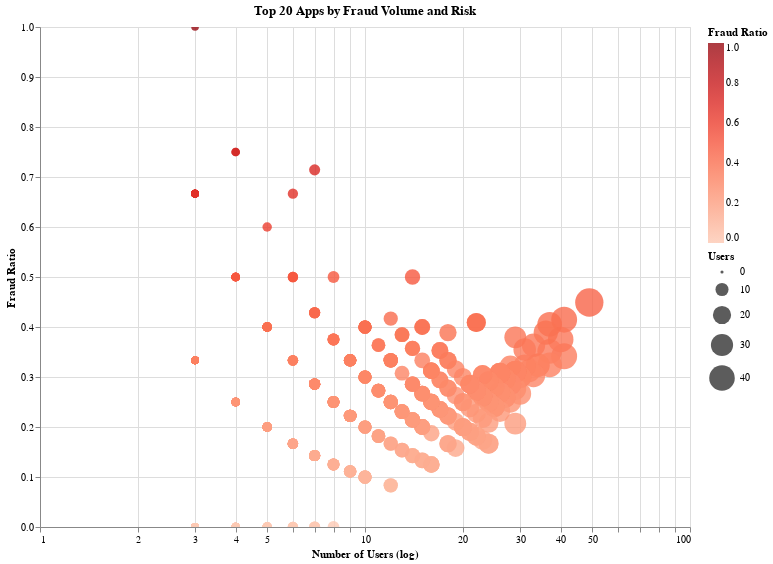
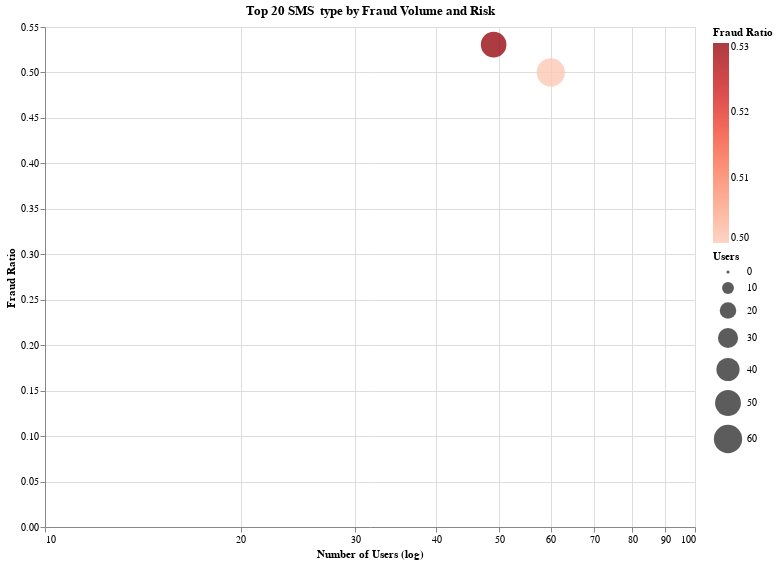
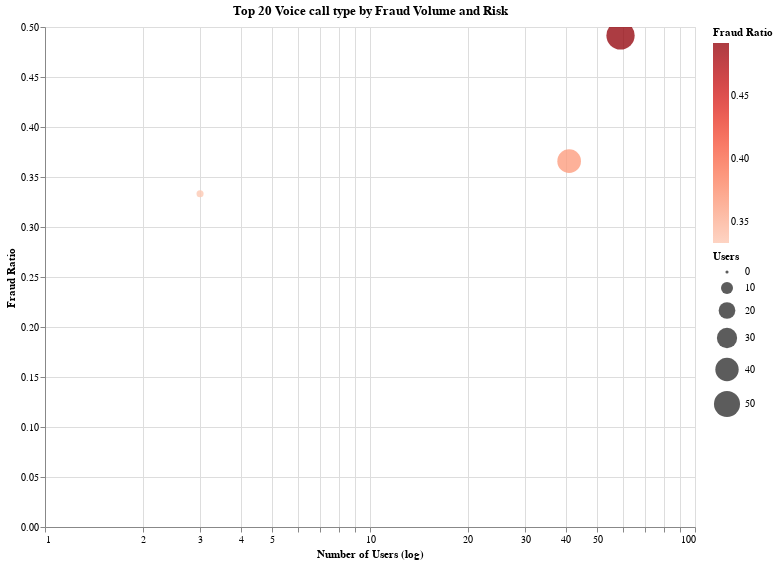
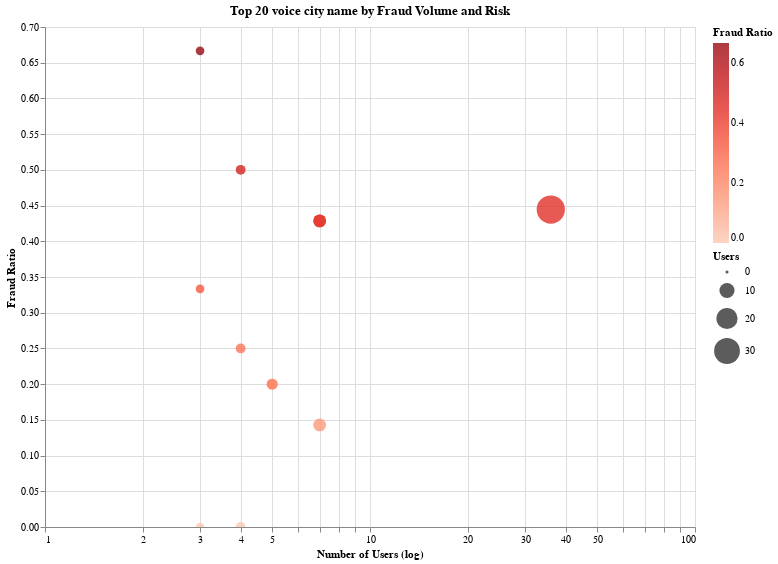

Notebook cell for these charts, in order:
### Markdown cell above
###Distribution

### Code cell
plot_fraud_distribution(data_raw_labeled, "app", "busi_name", size_field="users", color_field="fraud_ratio", title="Top 20 Apps by Fraud Volume and Risk")
plot_fraud_distribution(data_raw_labeled, "sms", "calltype_id", size_field="users", color_field="fraud_ratio", title="Top 20 SMS  type by Fraud Volume and Risk")
plot_fraud_distribution(data_raw_labeled, "voc", "calltype_id", size_field="users", color_field="fraud_ratio", title="Top 20 Voice call type by Fraud Volume and Risk")
plot_fraud_distribution(data_raw_labeled, "voc", "city_name", size_field="users", color_field="fraud_ratio", title="Top 20 voice city name by Fraud Volume and Risk")

### Figure 1 — Vega specification as saved in the notebook (floating-point values rounded to 4 significant figures; data arrays with more than 128 entries replaced by an {"elided": "..."} marker saying what was removed)
{"$schema": "https://vega.github.io/schema/vega/v5.json", "data": [{"name": "param_6_store"}, {"name": "source_0", "values": {"elided": "582 records"}}, {"name": "source_0_y_domain_fraud_ratio", "values": [{"min": 0.0, "max": 1.0}]}, {"name": "source_0_color_domain_fraud_ratio", "values": [{"min": 0.0, "max": 1.0}]}, {"name": "source_0_size_domain_users", "values": [{"min": 3, "max": 49}]}], "signals": [{"name": "unit", "value": {}, "on": [{"events": "pointermove", "update": "isTuple(group()) ? group() : unit"}]}, {"name": "param_6", "update": "vlSelectionResolve(\"param_6_store\", \"union\")"}, {"name": "param_6_users", "on": [{"events": [{"source": "view", "type": "dblclick"}], "update": "null"}, {"events": {"signal": "param_6_translate_delta"}, "update": "panLog(param_6_translate_anchor.extent_x, -param_6_translate_delta.x / width)"}, {"events": {"signal": "param_6_zoom_delta"}, "update": "zoomLog(domain(\"x\"), param_6_zoom_anchor.x, param_6_zoom_delta)"}]}, {"name": "param_6_fraud_ratio", "on": [{"events": [{"source": "view", "type": "dblclick"}], "update": "null"}, {"events": {"signal": "param_6_translate_delta"}, "update": "panLinear(param_6_translate_anchor.extent_y, param_6_translate_delta.y / height)"}, {"events": {"signal": "param_6_zoom_delta"}, "update": "zoomLinear(domain(\"y\"), param_6_zoom_anchor.y, param_6_zoom_delta)"}]}, {"name": "param_6_tuple", "on": [{"events": [{"signal": "param_6_users || param_6_fraud_ratio"}], "update": "param_6_users && param_6_fraud_ratio ? {unit: \"\", fields: param_6_tuple_fields, values: [param_6_users,param_6_fraud_ratio]} : null"}]}, {"name": "param_6_tuple_fields", "value": [{"field": "users", "channel": "x", "type": "R"}, {"field": "fraud_ratio", "channel": "y", "type": "R"}]}, {"name": "param_6_translate_anchor", "value": {}, "on": [{"events": [{"source": "scope", "type": "pointerdown"}], "update": "{x: x(unit), y: y(unit), extent_x: domain(\"x\"), extent_y: domain(\"y\")}"}]}, {"name": "param_6_translate_delta", "value": {}, "on": [{"events": [{"source": "window", "between": [{"source": "scope", "type": "pointerdown"}, {"source": "window", "type": "pointerup"}], "consume": true, "type": "pointermove"}], "update": "{x: param_6_translate_anchor.x - x(unit), y: param_6_translate_anchor.y - y(unit)}"}]}, {"name": "param_6_zoom_anchor", "on": [{"events": [{"source": "scope", "type": "wheel", "consume": true}], "update": "{x: invert(\"x\", x(unit)), y: invert(\"y\", y(unit))}"}]}, {"name": "param_6_zoom_delta", "on": [{"events": [{"source": "scope", "type": "wheel", "consume": true}], "update": "pow(1.001, event.deltaY * pow(16, event.deltaMode))", "force": true}]}, {"name": "param_6_modify", "on": [{"events": {"signal": "param_6_tuple"}, "update": "modify(\"param_6_store\", param_6_tuple, true)"}]}], "marks": [{"type": "symbol", "name": "marks", "from": {"data": "source_0"}, "encode": {"update": {"shape": {"value": "circle"}, "fill": {"field": "fraud_ratio", "scale": "color"}, "x": {"field": "users", "scale": "x"}, "size": {"field": "users", "scale": "size"}, "tooltip": {"signal": "{\"busi_name\": isValid(datum[\"busi_name\"]) ? datum[\"busi_name\"] : \"\"+datum[\"busi_name\"], \"users\": format(datum[\"users\"], \"\"), \"fraud_users\": format(datum[\"fraud_users\"], \"\"), \"fraud_ratio\": format(datum[\"fraud_ratio\"], \"\")}"}, "opacity": {"value": 0.8}, "y": {"field": "fraud_ratio", "scale": "y"}}}, "style": ["circle"], "interactive": true, "clip": true}], "scales": [{"name": "x", "type": "log", "domain": {"data": "source_0", "field": "users"}, "range": [0, {"signal": "width"}], "domainRaw": {"signal": "param_6[\"users\"]"}, "nice": true}, {"name": "y", "type": "linear", "domain": [{"signal": "(data(\"source_0_y_domain_fraud_ratio\")[0] || {}).min"}, {"signal": "(data(\"source_0_y_domain_fraud_ratio\")[0] || {}).max"}], "range": [{"signal": "height"}, 0], "nice": true, "domainRaw": {"signal": "param_6[\"fraud_ratio\"]"}, "zero": true}, {"name": "color", "type": "linear", "domain": [{"signal": "(data(\"source_0_color_domain_fraud_ratio\")[0] || {}).min"}, {"signal": "(data(\"source_0_color_domain_fraud_ratio\")[0] || {}).max"}], "range": {"scheme": "reds"}, "zero": false, "interpolate": "hcl"}, {"name": "size", "type": "linear", "domain": [{"signal": "(data(\"source_0_size_domain_users\")[0] || {}).min"}, {"signal": "(data(\"source_0_size_domain_users\")[0] || {}).max"}], "range": [10, 800], "zero": true}], "axes": [{"scale": "x", "minExtent": 0, "labels": false, "domain": false, "aria": false, "maxExtent": 0, "orient": "bottom", "zindex": 0, "grid": true, "ticks": false, "gridScale": "y"}, {"scale": "y", "grid": true, "domain": false, "gridScale": "x", "zindex": 0, "maxExtent": 0, "tickCount": {"signal": "ceil(height/40)"}, "aria": false, "ticks": false, "labels": false, "minExtent": 0, "orient": "left"}, {"scale": "x", "title": "Number of Users (log)", "labelOverlap": "greedy", "grid": false, "zindex": 0, "labelFlush": true, "orient": "bottom"}, {"scale": "y", "tickCount": {"signal": "ceil(height/40)"}, "zindex": 0, "orient": "left", "title": "Fraud Ratio", "grid": false, "labelOverlap": true}], "title": {"text": "Top 20 Apps by Fraud Volume and Risk", "frame": "group"}, "padding": 5, "background": "white", "width": 650, "height": 500, "style": "cell", "legends": [{"title": "Fraud Ratio", "fill": "color", "gradientLength": {"signal": "clamp(height, 64, 200)"}, "encode": {"gradient": {"update": {"opacity": {"value": 0.8}}}}}, {"title": "Users", "size": "size", "symbolType": "circle", "encode": {"symbols": {"update": {"fill": {"value": "black"}, "fillOpacity": {"value": 0.8}, "opacity": {"value": 0.8}, "stroke": {"value": "transparent"}}}}}]}

### Figure 2 — Vega specification as saved in the notebook (floating-point values rounded to 4 significant figures)
{"$schema": "https://vega.github.io/schema/vega/v5.json", "data": [{"name": "param_7_store"}, {"name": "source_0", "values": [{"calltype_id": 2, "fraud_ratio": 0.5, "fraud_users": 30, "users": 60}, {"calltype_id": 1, "fraud_ratio": 0.5306, "fraud_users": 26, "users": 49}]}, {"name": "source_0_y_domain_fraud_ratio", "values": [{"min": 0.5, "max": 0.5306}]}, {"name": "source_0_color_domain_fraud_ratio", "values": [{"min": 0.5, "max": 0.5306}]}, {"name": "source_0_size_domain_users", "values": [{"min": 49, "max": 60}]}], "signals": [{"name": "unit", "value": {}, "on": [{"events": "pointermove", "update": "isTuple(group()) ? group() : unit"}]}, {"name": "param_7", "update": "vlSelectionResolve(\"param_7_store\", \"union\")"}, {"name": "param_7_users", "on": [{"events": [{"source": "view", "type": "dblclick"}], "update": "null"}, {"events": {"signal": "param_7_translate_delta"}, "update": "panLog(param_7_translate_anchor.extent_x, -param_7_translate_delta.x / width)"}, {"events": {"signal": "param_7_zoom_delta"}, "update": "zoomLog(domain(\"x\"), param_7_zoom_anchor.x, param_7_zoom_delta)"}]}, {"name": "param_7_fraud_ratio", "on": [{"events": [{"source": "view", "type": "dblclick"}], "update": "null"}, {"events": {"signal": "param_7_translate_delta"}, "update": "panLinear(param_7_translate_anchor.extent_y, param_7_translate_delta.y / height)"}, {"events": {"signal": "param_7_zoom_delta"}, "update": "zoomLinear(domain(\"y\"), param_7_zoom_anchor.y, param_7_zoom_delta)"}]}, {"name": "param_7_tuple", "on": [{"events": [{"signal": "param_7_users || param_7_fraud_ratio"}], "update": "param_7_users && param_7_fraud_ratio ? {unit: \"\", fields: param_7_tuple_fields, values: [param_7_users,param_7_fraud_ratio]} : null"}]}, {"name": "param_7_tuple_fields", "value": [{"field": "users", "channel": "x", "type": "R"}, {"field": "fraud_ratio", "channel": "y", "type": "R"}]}, {"name": "param_7_translate_anchor", "value": {}, "on": [{"events": [{"source": "scope", "type": "pointerdown"}], "update": "{x: x(unit), y: y(unit), extent_x: domain(\"x\"), extent_y: domain(\"y\")}"}]}, {"name": "param_7_translate_delta", "value": {}, "on": [{"events": [{"source": "window", "between": [{"source": "scope", "type": "pointerdown"}, {"source": "window", "type": "pointerup"}], "consume": true, "type": "pointermove"}], "update": "{x: param_7_translate_anchor.x - x(unit), y: param_7_translate_anchor.y - y(unit)}"}]}, {"name": "param_7_zoom_anchor", "on": [{"events": [{"source": "scope", "type": "wheel", "consume": true}], "update": "{x: invert(\"x\", x(unit)), y: invert(\"y\", y(unit))}"}]}, {"name": "param_7_zoom_delta", "on": [{"events": [{"source": "scope", "consume": true, "type": "wheel"}], "update": "pow(1.001, event.deltaY * pow(16, event.deltaMode))", "force": true}]}, {"name": "param_7_modify", "on": [{"events": {"signal": "param_7_tuple"}, "update": "modify(\"param_7_store\", param_7_tuple, true)"}]}], "marks": [{"type": "symbol", "name": "marks", "from": {"data": "source_0"}, "encode": {"update": {"opacity": {"value": 0.8}, "tooltip": {"signal": "{\"calltype_id\": format(datum[\"calltype_id\"], \"\"), \"users\": format(datum[\"users\"], \"\"), \"fraud_users\": format(datum[\"fraud_users\"], \"\"), \"fraud_ratio\": format(datum[\"fraud_ratio\"], \"\")}"}, "x": {"field": "users", "scale": "x"}, "y": {"field": "fraud_ratio", "scale": "y"}, "size": {"field": "users", "scale": "size"}, "shape": {"value": "circle"}, "fill": {"field": "fraud_ratio", "scale": "color"}}}, "style": ["circle"], "interactive": true, "clip": true}], "scales": [{"name": "x", "type": "log", "domain": {"data": "source_0", "field": "users"}, "range": [0, {"signal": "width"}], "nice": true, "domainRaw": {"signal": "param_7[\"users\"]"}}, {"name": "y", "type": "linear", "domain": [{"signal": "(data(\"source_0_y_domain_fraud_ratio\")[0] || {}).min"}, {"signal": "(data(\"source_0_y_domain_fraud_ratio\")[0] || {}).max"}], "range": [{"signal": "height"}, 0], "zero": true, "nice": true, "domainRaw": {"signal": "param_7[\"fraud_ratio\"]"}}, {"name": "color", "type": "linear", "domain": [{"signal": "(data(\"source_0_color_domain_fraud_ratio\")[0] || {}).min"}, {"signal": "(data(\"source_0_color_domain_fraud_ratio\")[0] || {}).max"}], "range": {"scheme": "reds"}, "interpolate": "hcl", "zero": false}, {"name": "size", "type": "linear", "domain": [{"signal": "(data(\"source_0_size_domain_users\")[0] || {}).min"}, {"signal": "(data(\"source_0_size_domain_users\")[0] || {}).max"}], "range": [10, 800], "zero": true}], "axes": [{"scale": "x", "labels": false, "minExtent": 0, "zindex": 0, "grid": true, "orient": "bottom", "gridScale": "y", "ticks": false, "maxExtent": 0, "domain": false, "aria": false}, {"scale": "y", "tickCount": {"signal": "ceil(height/40)"}, "domain": false, "orient": "left", "gridScale": "x", "labels": false, "maxExtent": 0, "aria": false, "minExtent": 0, "zindex": 0, "grid": true, "ticks": false}, {"scale": "x", "grid": false, "zindex": 0, "orient": "bottom", "title": "Number of Users (log)", "labelFlush": true, "labelOverlap": "greedy"}, {"scale": "y", "orient": "left", "tickCount": {"signal": "ceil(height/40)"}, "zindex": 0, "grid": false, "title": "Fraud Ratio", "labelOverlap": true}], "title": {"text": "Top 20 SMS  type by Fraud Volume and Risk", "frame": "group"}, "width": 650, "legends": [{"title": "Fraud Ratio", "fill": "color", "gradientLength": {"signal": "clamp(height, 64, 200)"}, "encode": {"gradient": {"update": {"opacity": {"value": 0.8}}}}}, {"title": "Users", "size": "size", "symbolType": "circle", "encode": {"symbols": {"update": {"fill": {"value": "black"}, "fillOpacity": {"value": 0.8}, "opacity": {"value": 0.8}, "stroke": {"value": "transparent"}}}}}], "padding": 5, "height": 500, "style": "cell", "background": "white"}

### Figure 3 — Vega specification as saved in the notebook (floating-point values rounded to 4 significant figures)
{"$schema": "https://vega.github.io/schema/vega/v5.json", "data": [{"name": "param_8_store"}, {"name": "source_0", "values": [{"calltype_id": 1, "fraud_ratio": 0.4915, "fraud_users": 29, "users": 59}, {"calltype_id": 2, "fraud_ratio": 0.3659, "fraud_users": 15, "users": 41}, {"calltype_id": 3, "fraud_ratio": 0.3333, "fraud_users": 1, "users": 3}]}, {"name": "source_0_y_domain_fraud_ratio", "values": [{"min": 0.3333, "max": 0.4915}]}, {"name": "source_0_color_domain_fraud_ratio", "values": [{"min": 0.3333, "max": 0.4915}]}, {"name": "source_0_size_domain_users", "values": [{"min": 3, "max": 59}]}], "signals": [{"name": "unit", "value": {}, "on": [{"events": "pointermove", "update": "isTuple(group()) ? group() : unit"}]}, {"name": "param_8", "update": "vlSelectionResolve(\"param_8_store\", \"union\")"}, {"name": "param_8_users", "on": [{"events": [{"source": "view", "type": "dblclick"}], "update": "null"}, {"events": {"signal": "param_8_translate_delta"}, "update": "panLog(param_8_translate_anchor.extent_x, -param_8_translate_delta.x / width)"}, {"events": {"signal": "param_8_zoom_delta"}, "update": "zoomLog(domain(\"x\"), param_8_zoom_anchor.x, param_8_zoom_delta)"}]}, {"name": "param_8_fraud_ratio", "on": [{"events": [{"source": "view", "type": "dblclick"}], "update": "null"}, {"events": {"signal": "param_8_translate_delta"}, "update": "panLinear(param_8_translate_anchor.extent_y, param_8_translate_delta.y / height)"}, {"events": {"signal": "param_8_zoom_delta"}, "update": "zoomLinear(domain(\"y\"), param_8_zoom_anchor.y, param_8_zoom_delta)"}]}, {"name": "param_8_tuple", "on": [{"events": [{"signal": "param_8_users || param_8_fraud_ratio"}], "update": "param_8_users && param_8_fraud_ratio ? {unit: \"\", fields: param_8_tuple_fields, values: [param_8_users,param_8_fraud_ratio]} : null"}]}, {"name": "param_8_tuple_fields", "value": [{"field": "users", "channel": "x", "type": "R"}, {"field": "fraud_ratio", "channel": "y", "type": "R"}]}, {"name": "param_8_translate_anchor", "value": {}, "on": [{"events": [{"source": "scope", "type": "pointerdown"}], "update": "{x: x(unit), y: y(unit), extent_x: domain(\"x\"), extent_y: domain(\"y\")}"}]}, {"name": "param_8_translate_delta", "value": {}, "on": [{"events": [{"source": "window", "between": [{"source": "scope", "type": "pointerdown"}, {"source": "window", "type": "pointerup"}], "consume": true, "type": "pointermove"}], "update": "{x: param_8_translate_anchor.x - x(unit), y: param_8_translate_anchor.y - y(unit)}"}]}, {"name": "param_8_zoom_anchor", "on": [{"events": [{"source": "scope", "type": "wheel", "consume": true}], "update": "{x: invert(\"x\", x(unit)), y: invert(\"y\", y(unit))}"}]}, {"name": "param_8_zoom_delta", "on": [{"events": [{"source": "scope", "type": "wheel", "consume": true}], "update": "pow(1.001, event.deltaY * pow(16, event.deltaMode))", "force": true}]}, {"name": "param_8_modify", "on": [{"events": {"signal": "param_8_tuple"}, "update": "modify(\"param_8_store\", param_8_tuple, true)"}]}], "marks": [{"type": "symbol", "name": "marks", "from": {"data": "source_0"}, "encode": {"update": {"x": {"field": "users", "scale": "x"}, "shape": {"value": "circle"}, "y": {"field": "fraud_ratio", "scale": "y"}, "size": {"field": "users", "scale": "size"}, "opacity": {"value": 0.8}, "tooltip": {"signal": "{\"calltype_id\": format(datum[\"calltype_id\"], \"\"), \"users\": format(datum[\"users\"], \"\"), \"fraud_users\": format(datum[\"fraud_users\"], \"\"), \"fraud_ratio\": format(datum[\"fraud_ratio\"], \"\")}"}, "fill": {"field": "fraud_ratio", "scale": "color"}}}, "interactive": true, "style": ["circle"], "clip": true}], "scales": [{"name": "x", "type": "log", "domain": {"data": "source_0", "field": "users"}, "range": [0, {"signal": "width"}], "nice": true, "domainRaw": {"signal": "param_8[\"users\"]"}}, {"name": "y", "type": "linear", "domain": [{"signal": "(data(\"source_0_y_domain_fraud_ratio\")[0] || {}).min"}, {"signal": "(data(\"source_0_y_domain_fraud_ratio\")[0] || {}).max"}], "range": [{"signal": "height"}, 0], "zero": true, "nice": true, "domainRaw": {"signal": "param_8[\"fraud_ratio\"]"}}, {"name": "color", "type": "linear", "domain": [{"signal": "(data(\"source_0_color_domain_fraud_ratio\")[0] || {}).min"}, {"signal": "(data(\"source_0_color_domain_fraud_ratio\")[0] || {}).max"}], "range": {"scheme": "reds"}, "interpolate": "hcl", "zero": false}, {"name": "size", "type": "linear", "domain": [{"signal": "(data(\"source_0_size_domain_users\")[0] || {}).min"}, {"signal": "(data(\"source_0_size_domain_users\")[0] || {}).max"}], "range": [10, 800], "zero": true}], "axes": [{"scale": "x", "minExtent": 0, "grid": true, "maxExtent": 0, "gridScale": "y", "orient": "bottom", "aria": false, "labels": false, "zindex": 0, "ticks": false, "domain": false}, {"scale": "y", "ticks": false, "orient": "left", "maxExtent": 0, "tickCount": {"signal": "ceil(height/40)"}, "minExtent": 0, "grid": true, "zindex": 0, "gridScale": "x", "aria": false, "domain": false, "labels": false}, {"scale": "x", "labelOverlap": "greedy", "grid": false, "title": "Number of Users (log)", "labelFlush": true, "orient": "bottom", "zindex": 0}, {"scale": "y", "labelOverlap": true, "orient": "left", "tickCount": {"signal": "ceil(height/40)"}, "zindex": 0, "grid": false, "title": "Fraud Ratio"}], "title": {"text": "Top 20 Voice call type by Fraud Volume and Risk", "frame": "group"}, "style": "cell", "legends": [{"title": "Fraud Ratio", "fill": "color", "gradientLength": {"signal": "clamp(height, 64, 200)"}, "encode": {"gradient": {"update": {"opacity": {"value": 0.8}}}}}, {"title": "Users", "size": "size", "symbolType": "circle", "encode": {"symbols": {"update": {"fill": {"value": "black"}, "fillOpacity": {"value": 0.8}, "opacity": {"value": 0.8}, "stroke": {"value": "transparent"}}}}}], "background": "white", "width": 650, "height": 500, "padding": 5}

### Figure 4 — Vega specification as saved in the notebook (floating-point values rounded to 4 significant figures)
{"$schema": "https://vega.github.io/schema/vega/v5.json", "data": [{"name": "param_9_store"}, {"name": "source_0", "values": [{"city_name": "成都", "fraud_ratio": 0.4444, "fraud_users": 16, "users": 36}, {"city_name": "德阳", "fraud_ratio": 0.4286, "fraud_users": 3, "users": 7}, {"city_name": "资阳", "fraud_ratio": 0.1429, "fraud_users": 1, "users": 7}, {"city_name": "绵阳", "fraud_ratio": 0.4286, "fraud_users": 3, "users": 7}, {"city_name": "雅安", "fraud_ratio": 0.2, "fraud_users": 1, "users": 5}, {"city_name": "眉山", "fraud_ratio": 0.2, "fraud_users": 1, "users": 5}, {"city_name": "凉山", "fraud_ratio": 0.0, "fraud_users": 0, "users": 4}, {"city_name": "广元", "fraud_ratio": 0.25, "fraud_users": 1, "users": 4}, {"city_name": "达州", "fraud_ratio": 0.5, "fraud_users": 2, "users": 4}, {"city_name": "甘孜", "fraud_ratio": 0.3333, "fraud_users": 1, "users": 3}, {"city_name": "攀枝花", "fraud_ratio": 0.0, "fraud_users": 0, "users": 3}, {"city_name": "遂宁", "fraud_ratio": 0.6667, "fraud_users": 2, "users": 3}]}, {"name": "source_0_y_domain_fraud_ratio", "values": [{"min": 0.0, "max": 0.6667}]}, {"name": "source_0_color_domain_fraud_ratio", "values": [{"min": 0.0, "max": 0.6667}]}, {"name": "source_0_size_domain_users", "values": [{"min": 3, "max": 36}]}], "signals": [{"name": "unit", "value": {}, "on": [{"events": "pointermove", "update": "isTuple(group()) ? group() : unit"}]}, {"name": "param_9", "update": "vlSelectionResolve(\"param_9_store\", \"union\")"}, {"name": "param_9_users", "on": [{"events": [{"source": "view", "type": "dblclick"}], "update": "null"}, {"events": {"signal": "param_9_translate_delta"}, "update": "panLog(param_9_translate_anchor.extent_x, -param_9_translate_delta.x / width)"}, {"events": {"signal": "param_9_zoom_delta"}, "update": "zoomLog(domain(\"x\"), param_9_zoom_anchor.x, param_9_zoom_delta)"}]}, {"name": "param_9_fraud_ratio", "on": [{"events": [{"source": "view", "type": "dblclick"}], "update": "null"}, {"events": {"signal": "param_9_translate_delta"}, "update": "panLinear(param_9_translate_anchor.extent_y, param_9_translate_delta.y / height)"}, {"events": {"signal": "param_9_zoom_delta"}, "update": "zoomLinear(domain(\"y\"), param_9_zoom_anchor.y, param_9_zoom_delta)"}]}, {"name": "param_9_tuple", "on": [{"events": [{"signal": "param_9_users || param_9_fraud_ratio"}], "update": "param_9_users && param_9_fraud_ratio ? {unit: \"\", fields: param_9_tuple_fields, values: [param_9_users,param_9_fraud_ratio]} : null"}]}, {"name": "param_9_tuple_fields", "value": [{"field": "users", "channel": "x", "type": "R"}, {"field": "fraud_ratio", "channel": "y", "type": "R"}]}, {"name": "param_9_translate_anchor", "value": {}, "on": [{"events": [{"source": "scope", "type": "pointerdown"}], "update": "{x: x(unit), y: y(unit), extent_x: domain(\"x\"), extent_y: domain(\"y\")}"}]}, {"name": "param_9_translate_delta", "value": {}, "on": [{"events": [{"source": "window", "between": [{"source": "scope", "type": "pointerdown"}, {"source": "window", "type": "pointerup"}], "type": "pointermove", "consume": true}], "update": "{x: param_9_translate_anchor.x - x(unit), y: param_9_translate_anchor.y - y(unit)}"}]}, {"name": "param_9_zoom_anchor", "on": [{"events": [{"source": "scope", "type": "wheel", "consume": true}], "update": "{x: invert(\"x\", x(unit)), y: invert(\"y\", y(unit))}"}]}, {"name": "param_9_zoom_delta", "on": [{"events": [{"source": "scope", "type": "wheel", "consume": true}], "update": "pow(1.001, event.deltaY * pow(16, event.deltaMode))", "force": true}]}, {"name": "param_9_modify", "on": [{"events": {"signal": "param_9_tuple"}, "update": "modify(\"param_9_store\", param_9_tuple, true)"}]}], "marks": [{"type": "symbol", "name": "marks", "from": {"data": "source_0"}, "encode": {"update": {"size": {"field": "users", "scale": "size"}, "opacity": {"value": 0.8}, "shape": {"value": "circle"}, "x": {"field": "users", "scale": "x"}, "fill": {"field": "fraud_ratio", "scale": "color"}, "y": {"field": "fraud_ratio", "scale": "y"}, "tooltip": {"signal": "{\"city_name\": isValid(datum[\"city_name\"]) ? datum[\"city_name\"] : \"\"+datum[\"city_name\"], \"users\": format(datum[\"users\"], \"\"), \"fraud_users\": format(datum[\"fraud_users\"], \"\"), \"fraud_ratio\": format(datum[\"fraud_ratio\"], \"\")}"}}}, "interactive": true, "style": ["circle"], "clip": true}], "scales": [{"name": "x", "type": "log", "domain": {"data": "source_0", "field": "users"}, "range": [0, {"signal": "width"}], "domainRaw": {"signal": "param_9[\"users\"]"}, "nice": true}, {"name": "y", "type": "linear", "domain": [{"signal": "(data(\"source_0_y_domain_fraud_ratio\")[0] || {}).min"}, {"signal": "(data(\"source_0_y_domain_fraud_ratio\")[0] || {}).max"}], "range": [{"signal": "height"}, 0], "nice": true, "zero": true, "domainRaw": {"signal": "param_9[\"fraud_ratio\"]"}}, {"name": "color", "type": "linear", "domain": [{"signal": "(data(\"source_0_color_domain_fraud_ratio\")[0] || {}).min"}, {"signal": "(data(\"source_0_color_domain_fraud_ratio\")[0] || {}).max"}], "range": {"scheme": "reds"}, "interpolate": "hcl", "zero": false}, {"name": "size", "type": "linear", "domain": [{"signal": "(data(\"source_0_size_domain_users\")[0] || {}).min"}, {"signal": "(data(\"source_0_size_domain_users\")[0] || {}).max"}], "range": [10, 800], "zero": true}], "axes": [{"scale": "x", "orient": "bottom", "gridScale": "y", "minExtent": 0, "grid": true, "maxExtent": 0, "domain": false, "labels": false, "zindex": 0, "ticks": false, "aria": false}, {"scale": "y", "gridScale": "x", "domain": false, "aria": false, "maxExtent": 0, "minExtent": 0, "ticks": false, "labels": false, "grid": true, "zindex": 0, "orient": "left", "tickCount": {"signal": "ceil(height/40)"}}, {"scale": "x", "grid": false, "zindex": 0, "labelOverlap": "greedy", "orient": "bottom", "title": "Number of Users (log)", "labelFlush": true}, {"scale": "y", "orient": "left", "grid": false, "labelOverlap": true, "zindex": 0, "title": "Fraud Ratio", "tickCount": {"signal": "ceil(height/40)"}}], "title": {"text": "Top 20 voice city name by Fraud Volume and Risk", "frame": "group"}, "style": "cell", "height": 500, "background": "white", "legends": [{"title": "Fraud Ratio", "fill": "color", "gradientLength": {"signal": "clamp(height, 64, 200)"}, "encode": {"gradient": {"update": {"opacity": {"value": 0.8}}}}}, {"title": "Users", "size": "size", "symbolType": "circle", "encode": {"symbols": {"update": {"fill": {"value": "black"}, "fillOpacity": {"value": 0.8}, "opacity": {"value": 0.8}, "stroke": {"value": "transparent"}}}}}], "padding": 5, "width": 650}
